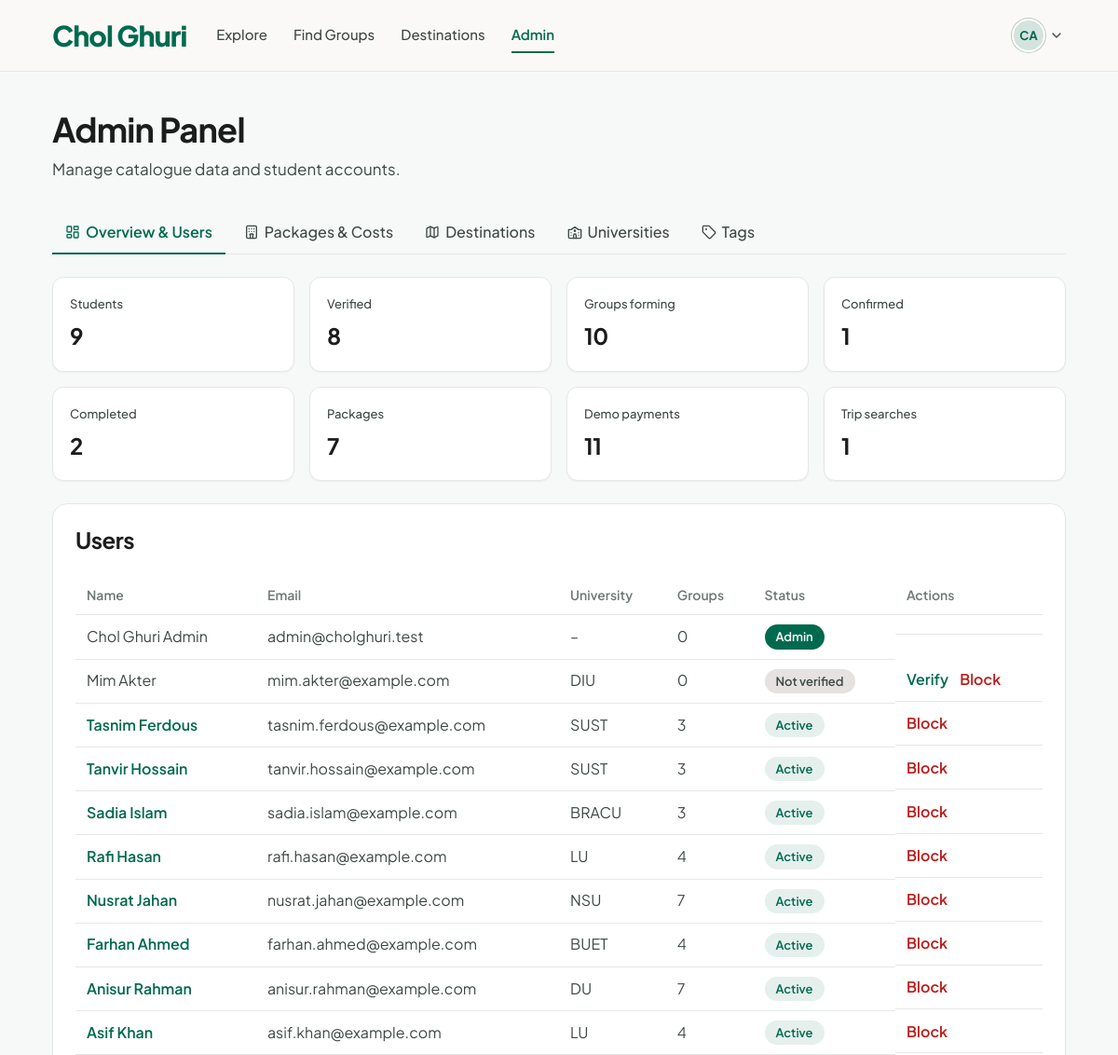
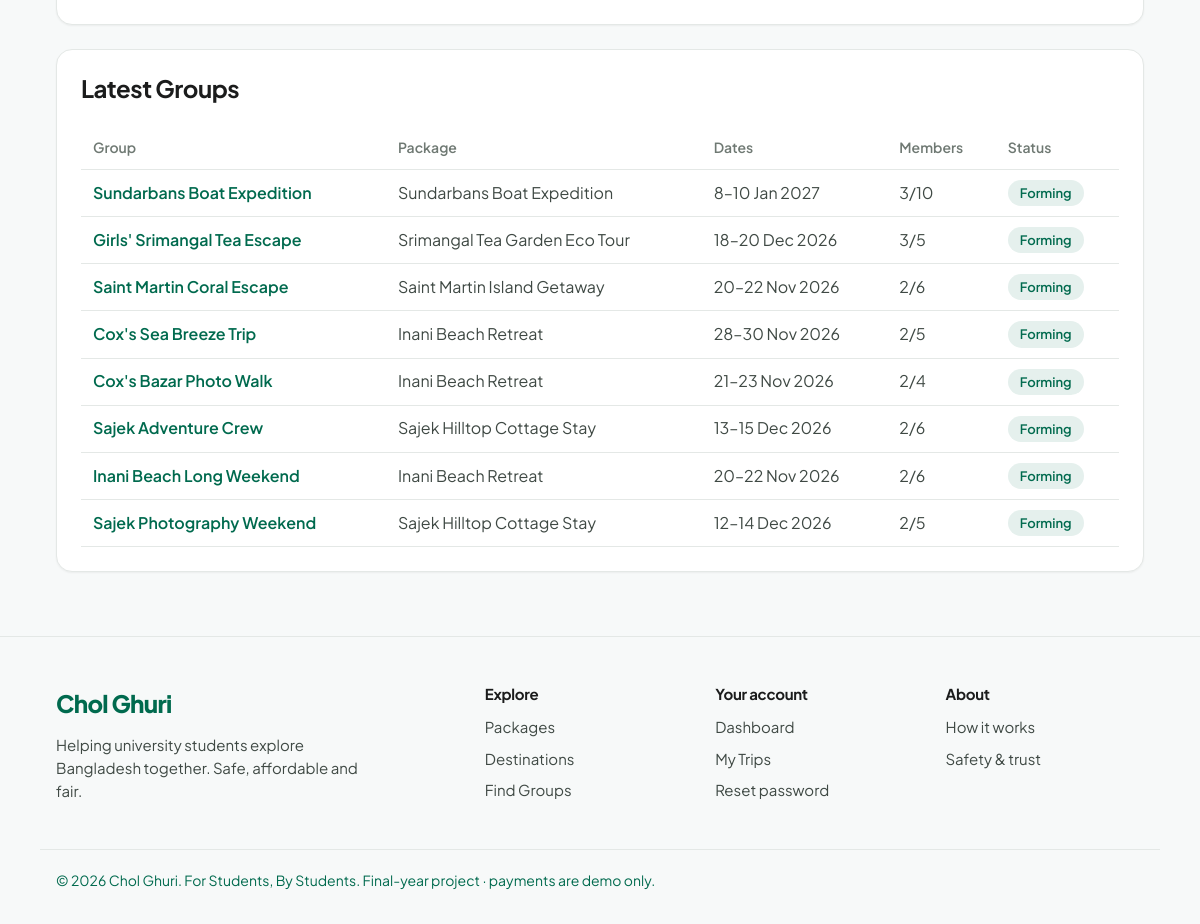
/admin/index.php (signed in), run on the app's committed database (2 pictures, top to bottom).
### tables this page shows
CREATE TABLE users (
    id                     INT AUTO_INCREMENT PRIMARY KEY,
    university_id          INT          NULL,              
    full_name              VARCHAR(100) NOT NULL,
    email                  VARCHAR(150) NOT NULL UNIQUE,
    password_hash          VARCHAR(255) NOT NULL,
    role                   ENUM('student','admin') NOT NULL DEFAULT 'student',
    email_verified_at      DATETIME NULL,                  
    verify_token_hash      CHAR(64) NULL,
    verify_token_expires   DATETIME NULL,
    verify_sent_at         DATETIME NULL,
    reset_token_hash       CHAR(64) NULL,
    reset_token_expires    DATETIME NULL,
    remember_token_hash    CHAR(64) NULL,
    remember_token_expires DATETIME NULL,
    is_blocked             TINYINT(1) NOT NULL DEFAULT 0,
    last_login_at          DATETIME NULL,
    created_at             TIMESTAMP NOT NULL DEFAULT CURRENT_TIMESTAMP,

    INDEX (verify_token_hash),
    INDEX (reset_token_hash),
    INDEX (remember_token_hash),
    FOREIGN KEY (university_id) REFERENCES universities(id) ON DELETE SET NULL
);

CREATE TABLE travel_groups (
    id               INT AUTO_INCREMENT PRIMARY KEY,
    package_id       INT          NOT NULL,
    creator_id       INT          NOT NULL,
    title            VARCHAR(150) NOT NULL,
    description      TEXT         NULL,
    start_date       DATE         NOT NULL,
    end_date         DATE         NOT NULL,
    min_members      TINYINT      NOT NULL DEFAULT 2,      
    max_members      TINYINT      NOT NULL,                
    budget_max       DECIMAL(10,2) NULL,
    cost_sharing     ENUM('equal','custom') NOT NULL DEFAULT 'equal',
    university_only  TINYINT(1)   NOT NULL DEFAULT 0,
    gender_rule      ENUM('any','female_only','male_only') NOT NULL DEFAULT 'any',
    status           ENUM('forming','full','confirmed','completed','cancelled') NOT NULL DEFAULT 'forming',
    confirmed_at     DATETIME     NULL,
    completed_at     DATETIME     NULL,
    created_at       TIMESTAMP    NOT NULL DEFAULT CURRENT_TIMESTAMP,

    INDEX (status, start_date),
    FOREIGN KEY (package_id) REFERENCES packages(id),
    FOREIGN KEY (creator_id) REFERENCES users(id) ON DELETE CASCADE,
    CHECK (end_date >= start_date),
    CHECK (min_members >= 1 AND min_members <= max_members)
);

CREATE TABLE universities (
    id            INT AUTO_INCREMENT PRIMARY KEY,
    name          VARCHAR(150) NOT NULL,
    short_name    VARCHAR(20)  NOT NULL,
    email_domain  VARCHAR(100) NOT NULL UNIQUE,
    city          VARCHAR(60)  NULL,
    is_active     TINYINT(1)   NOT NULL DEFAULT 1
);

CREATE TABLE packages (
    id                  INT AUTO_INCREMENT PRIMARY KEY,
    destination_id      INT          NOT NULL,
    title               VARCHAR(150) NOT NULL,
    trip_type           ENUM('day_trip','overnight','eco_tour') NOT NULL,
    accommodation_type  ENUM('shared','private','none') NOT NULL DEFAULT 'shared',   
    accommodation_name  VARCHAR(150) NULL,
    transport_info      VARCHAR(200) NULL,
    location            VARCHAR(150) NULL,
    description         TEXT         NULL,
    duration_days       TINYINT      NOT NULL DEFAULT 1,
    min_group_size      TINYINT      NOT NULL DEFAULT 2,
    max_group_size      TINYINT      NOT NULL DEFAULT 10,    
    amenities           VARCHAR(255) NULL,                  
    image               VARCHAR(255) NULL,
    is_active           TINYINT(1)   NOT NULL DEFAULT 1,
    created_at          TIMESTAMP    NOT NULL DEFAULT CURRENT_TIMESTAMP,

    INDEX (destination_id, is_active),
    FOREIGN KEY (destination_id) REFERENCES destinations(id),
    CHECK (min_group_size >= 1 AND min_group_size <= max_group_size)
);

### config/database.php (called while the page is built, shortened)
<?php
function db(): PDO
{
    static $pdo = null;
    if ($pdo === null) {
        $dsn = 'mysql:host=' . DB_HOST . ';dbname=' . DB_NAME . ';charset=' . DB_CHARSET;
        $options = [
            PDO::ATTR_ERRMODE            => PDO::ERRMODE_EXCEPTION,
            PDO::ATTR_DEFAULT_FETCH_MODE => PDO::FETCH_ASSOC,
            PDO::ATTR_EMULATE_PREPARES   => false,
        ];
        $pdo = new PDO($dsn, DB_USER, DB_PASS, $options);
        $pdo->exec("SET time_zone = '+06:00'");
    }
    return $pdo;
}

### includes/users.php (called while the page is built, shortened)
<?php
function find_user_by_id(int $id): ?array
{
    $stmt = db()->prepare(
        'SELECT u.*, un.name AS university_name, un.short_name AS university_short, un.email_domain AS university_domain,
                p.gender, p.phone, p.city, p.bio, p.profile_photo, p.budget_min, p.budget_max,
                p.group_size_min, p.group_size_max, p.trip_type_pref, p.accommodation_pref, p.show_profile
         FROM users u
         LEFT JOIN universities un    ON un.id = u.university_id
         LEFT JOIN student_profiles p ON p.user_id = u.id
         WHERE u.id = ?'
    );
    $stmt->execute([$id]);
    return $stmt->fetch() ?: null;
}

### includes/auth.php (called while the page is built, shortened)
<?php
function current_user(): ?array
{
    static $user = false;
    if ($user === false) {
        $user = null;
        if (!empty($_SESSION['user_id'])) {
            $user = find_user_by_id((int) $_SESSION['user_id']);
        }
    }
    return $user;
}
function require_login(): array
{
    $user = current_user();
    return $user;
}
function require_admin(): array
{
    $user = require_login();
    return $user;
}

### includes/groups.php (called while the page is built, shortened)
<?php
function fetch_groups(string $where = '1', array $params = [], string $order = 'g.start_date', int $limit = 100): array
{
    $stmt = db()->prepare(GROUP_SELECT . " WHERE $where ORDER BY $order LIMIT " . (int) $limit);
    $stmt->execute($params);
    return $stmt->fetchAll();
}

### admin/index.php (the view, shortened to what this page needs)
<?php
require_once __DIR__ . '/../includes/admin.php';
$admin = require_admin();
$counts = [];
foreach ([
    'Students'      => "SELECT COUNT(*) FROM users WHERE role = 'student'",
    'Verified'      => "SELECT COUNT(*) FROM users WHERE role = 'student' AND email_verified_at IS NOT NULL",
    'Groups forming'=> "SELECT COUNT(*) FROM travel_groups WHERE status IN ('forming','full')",
    'Confirmed'     => "SELECT COUNT(*) FROM travel_groups WHERE status = 'confirmed'",
    'Completed'     => "SELECT COUNT(*) FROM travel_groups WHERE status = 'completed'",
    'Packages'      => 'SELECT COUNT(*) FROM packages WHERE is_active = 1',
    'Demo payments' => "SELECT COUNT(*) FROM bookings WHERE status = 'paid'",
    'Trip searches' => 'SELECT COUNT(*) FROM trip_intents',
] as $label => $sql) {
    $counts[$label] = (int) db()->query($sql)->fetchColumn();
}
$users = db()->query(
    "SELECT u.*, un.short_name,
            (SELECT COUNT(*) FROM group_members gm WHERE gm.user_id = u.id AND gm.status = 'joined') AS group_count
     FROM users u LEFT JOIN universities un ON un.id = u.university_id
     ORDER BY u.role = 'admin' DESC, u.created_at DESC"
)->fetchAll();
$groups = fetch_groups('1', [], 'g.created_at DESC', 8);
require_once __DIR__ . '/../includes/header.php';
?>
<div class="container">
    <div class="page-head"><h1>Admin Panel</h1><p>Manage catalogue data and student accounts.</p></div>
    <?= admin_nav('index.php') ?>
    <div class="stat-grid stat-grid-4">
        <?php foreach ($counts as $label => $n): ?>
            <div class="stat"><span><?= e($label) ?></span><strong><?= $n ?></strong></div>
        <?php endforeach; ?>
    </div>
    <section class="card">
        <h2 class="card-section-title">Users</h2>
        <div class="table-wrap">
            <table class="table">
                <thead><tr><th>Name</th><th>Email</th><th>University</th><th>Groups</th><th>Status</th><th>Actions</th></tr></thead>
                <tbody>
                <?php foreach ($users as $u): ?>
                    <tr>
                        <td><?php if ($u['role'] === 'student' && $u['email_verified_at']): ?><a href="<?= url('profile.php?id=' . $u['id']) ?>"><?= e($u['full_name']) ?></a><?php else: ?><?= e($u['full_name']) ?><?php endif; ?></td>
                        <td><?= e($u['email']) ?></td>
                        <td><?= e($u['short_name'] ?? '–') ?></td>
                        <td><?= (int) $u['group_count'] ?></td>
                        <td>
                            <?php if ($u['role'] === 'admin'): ?><span class="badge badge-solid">Admin</span>
                            <?php elseif ($u['is_blocked']): ?><span class="badge badge-accent">Blocked</span>
                            <?php elseif (!$u['email_verified_at']): ?><span class="badge badge-grey">Not verified</span>
                            <?php else: ?><span class="badge">Active</span><?php endif; ?>
                        </td>
                        <td class="actions">
                            <?php if ($u['role'] === 'student'): ?>
                                <?php if (!$u['email_verified_at']): ?>
                                    <form method="post"><?= csrf_field() ?><input type="hidden" name="user_id" value="<?= $u['id'] ?>"><button class="link-button" name="action" value="verify">Verify</button></form>
                                <?php endif; ?>
                                <form method="post" data-confirm="<?= $u['is_blocked'] ? 'Unblock' : 'Block' ?> <?= e($u['full_name']) ?>?"><?= csrf_field() ?><input type="hidden" name="user_id" value="<?= $u['id'] ?>">
                                    <button class="link-button <?= $u['is_blocked'] ? '' : 'text-danger' ?>" name="action" value="<?= $u['is_blocked'] ? 'unblock' : 'block' ?>"><?= $u['is_blocked'] ? 'Unblock' : 'Block' ?></button></form>
                            <?php endif; ?>
                        </td>
                    </tr>
                <?php endforeach; ?>
                </tbody>
            </table>
        </div>
    </section>
    <section class="card">
        <h2 class="card-section-title">Latest Groups</h2>
        <div class="table-wrap">
            <table class="table">
                <thead><tr><th>Group</th><th>Package</th><th>Dates</th><th>Members</th><th>Status</th></tr></thead>
                <tbody>
                <?php foreach ($groups as $g): ?>
                    <tr>
                        <td><a href="<?= url('group.php?id=' . $g['id']) ?>"><?= e($g['title']) ?></a></td>
                        <td><?= e($g['package_title']) ?></td>
                        <td><?= e(date_range($g['start_date'], $g['end_date'])) ?></td>
                        <td><?= (int) $g['member_count'] ?>/<?= (int) $g['max_members'] ?></td>
                        <td><?= status_badge($g['status']) ?></td>
                    </tr>
                <?php endforeach; ?>
                </tbody>
            </table>
        </div>
    </section>
</div>
<?php require_once __DIR__ . '/../includes/footer.php'; ?>

### includes/functions.php (shortened to what this page needs)
<?php
function e(?string $text): string
{
    return htmlspecialchars($text ?? '', ENT_QUOTES, 'UTF-8');
}
function url(string $path = ''): string
{
    return BASE_URL . '/' . ltrim($path, '/');
}
function status_badge(string $status): string
{
    $map = [
        'forming'   => ['Forming', ''],
        'full'      => ['Full', 'badge-accent'],
        'confirmed' => ['Confirmed', 'badge-solid'],
        'completed' => ['Completed', 'badge-grey'],
        'cancelled' => ['Cancelled', 'badge-grey'],
    ];
    [$label, $class] = $map[$status] ?? [ucfirst($status), ''];
    return '<span class="badge ' . $class . '">' . e($label) . '</span>';
}
function date_range(string $start, string $end): string
{
    $s = strtotime($start);
    $f = strtotime($end);
    if (date('M Y', $s) === date('M Y', $f)) {
        return date('j', $s) . '–' . date('j M Y', $f);
    }
    return date('j M', $s) . ' – ' . date('j M Y', $f);
}
function icon(string $name, string $class = ''): string
{
    static $cache = [];
    if (!isset($cache[$name])) {
        $file = __DIR__ . '/../assets/icons/' . basename($name) . '.svg';
        $svg  = is_file($file) ? file_get_contents($file) : '';
        $svg  = trim(preg_replace('//s', '', $svg));
        $svg  = preg_replace_callback('/^<svg[^>]*>/', function ($m) {
            return preg_replace('/\s(width|height|class)="[^"]*"/', '', $m[0]);
        }, $svg);
        $cache[$name] = $svg;
    }
    $classes = trim('icon ' . $class);
    return str_replace('<svg', '<svg class="' . e($classes) . '" aria-hidden="true"', $cache[$name]);
}
function initials(string $name): string
{
    $parts = preg_split('/\s+/', trim($name));
    $first = mb_substr($parts[0] ?? '', 0, 1);
    $last  = count($parts) > 1 ? mb_substr(end($parts), 0, 1) : '';
    return mb_strtoupper($first . $last);
}
function avatar(?string $photo, string $name, string $size = 'md'): string
{
    return '<span class="avatar avatar-' . e($size) . ' avatar-initials" aria-label="' . e($name) . '">' . e(initials($name)) . '</span>';
}

### data on the page
users: full_name "CA", full_name "Chol Ghuri Admin", email "admin@cholghuri.test", short_name "–", group_count "0", role "Admin"
travel_groups: creator "8", title "Sajek Adventure Crew", package.title "Sajek Hilltop Cottage Stay", date_range($g['start_date'], $g['end_date']) "13–15 Dec 2026", member_count "2", max_members "6"
users: full_name "Mim Akter", email "mim.akter@example.com", university.short_name "DIU", group_count "0", role "Not verified", is_blocked "Block"
users: full_name "Tasnim Ferdous", email "tasnim.ferdous@example.com", university.short_name "SUST", group_count "3", role "Active", is_blocked "Block"
users: full_name "Tanvir Hossain", email "tanvir.hossain@example.com", university.short_name "SUST", group_count "3", role "Active", is_blocked "Block"
users: full_name "Sadia Islam", email "sadia.islam@example.com", university.short_name "BRACU", group_count "3", role "Active", is_blocked "Block"
users: full_name "Rafi Hasan", email "rafi.hasan@example.com", university.short_name "LU", group_count "4", role "Active", is_blocked "Block"
users: full_name "Nusrat Jahan", email "nusrat.jahan@example.com", university.short_name "NSU", group_count "7", role "Active", is_blocked "Block"
users: full_name "Farhan Ahmed", email "farhan.ahmed@example.com", university.short_name "BUET", group_count "4", role "Active", is_blocked "Block"
users: full_name "Anisur Rahman", email "anisur.rahman@example.com", university.short_name "DU", group_count "7", role "Active", is_blocked "Block"
users: full_name "Asif Khan", email "asif.khan@example.com", university.short_name "LU", group_count "4", role "Active", is_blocked "Block"
travel_groups: title "Sundarbans Boat Expedition", package.title "Sundarbans Boat Expedition", date_range($g['start_date'], $g['end_date']) "8–10 Jan 2027", member_count "3", max_members "10"
travel_groups: title "Girls' Srimangal Tea Escape", package.title "Srimangal Tea Garden Eco Tour", date_range($g['start_date'], $g['end_date']) "18–20 Dec 2026", member_count "3", max_members "5"
travel_groups: title "Saint Martin Coral Escape", package.title "Saint Martin Island Getaway", date_range($g['start_date'], $g['end_date']) "20–22 Nov 2026", member_count "2", max_members "6"
travel_groups: title "Cox's Sea Breeze Trip", package.title "Inani Beach Retreat", date_range($g['start_date'], $g['end_date']) "28–30 Nov 2026", member_count "2", max_members "5"
travel_groups: title "Cox's Bazar Photo Walk", package.title "Inani Beach Retreat", date_range($g['start_date'], $g['end_date']) "21–23 Nov 2026", member_count "2", max_members "4"
travel_groups: title "Inani Beach Long Weekend", package.title "Inani Beach Retreat", date_range($g['start_date'], $g['end_date']) "20–22 Nov 2026", member_count "2", max_members "6"
travel_groups: title "Sajek Photography Weekend", package.title "Sajek Hilltop Cottage Stay", date_range($g['start_date'], $g['end_date']) "12–14 Dec 2026", member_count "2", max_members "5"

### other printed values
APP_NAME "Chol Ghuri"
$label "Explore"
$label "Find Groups"
$label "Destinations"
$label "Admin"
$label "Overview & Users"
$label "Packages & Costs"
$label "Universities"
$label "Tags"
$label "Students"
$n "9"
$label "Verified"
$label "Groups forming"
$n "10"
$label "Confirmed"
